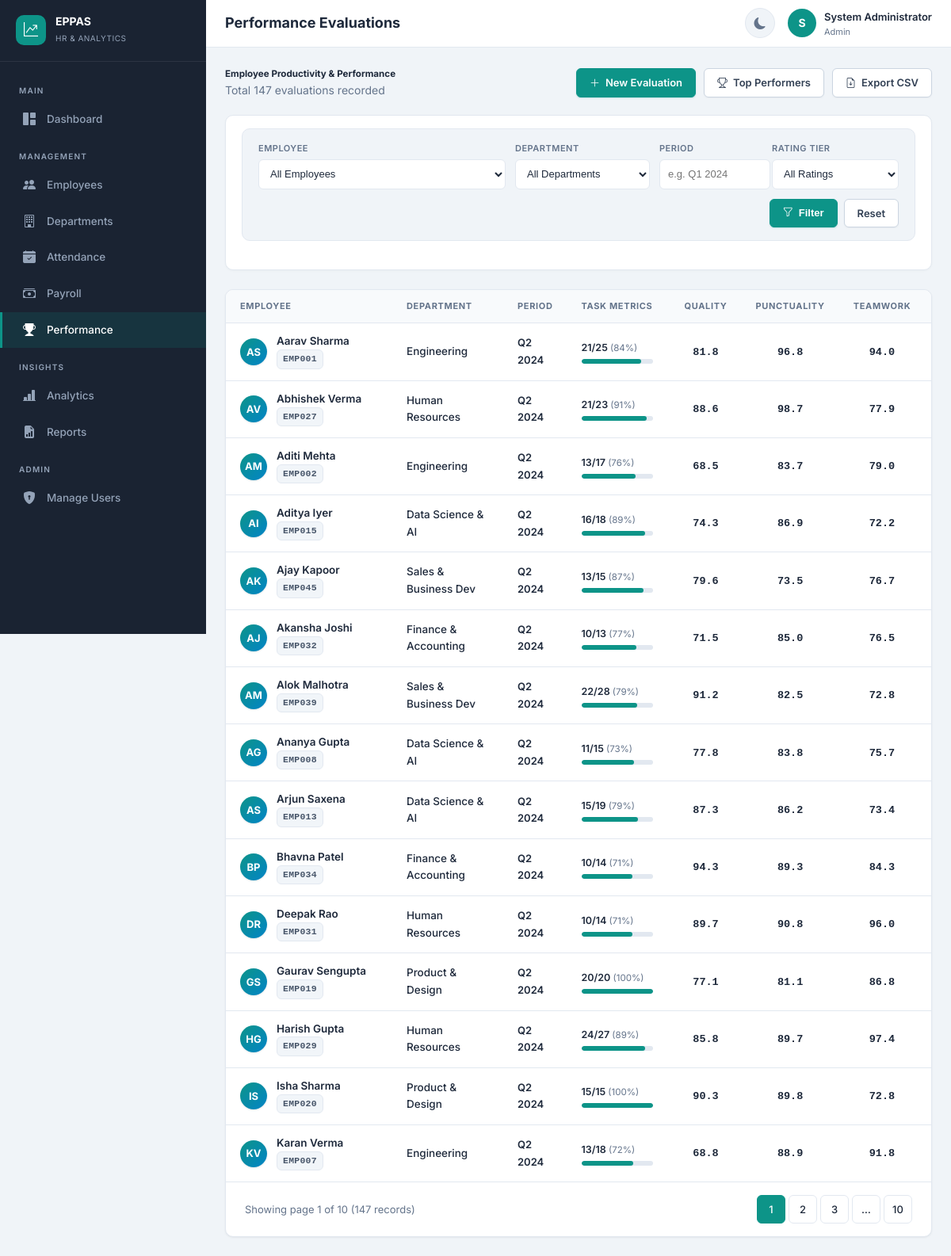
Screenshot of /performance/ (signed in) with the database file from the repository.
### app/models.py (models this page shows, shortened)
class User(UserMixin, db.Model):
    __tablename__ = 'users'
    id = db.Column(db.Integer, primary_key=True)
    email = db.Column(db.String(120), unique=True, nullable=False, index=True)
    password_hash = db.Column(db.String(256), nullable=False)
    full_name = db.Column(db.String(100), nullable=False)
    role = db.Column(db.String(20), nullable=False, default='employee')  # admin, hr_manager, employee
    is_active = db.Column(db.Boolean, default=True)
    employee_id = db.Column(db.Integer, db.ForeignKey('employees.id'), nullable=True)
    created_at = db.Column(db.DateTime, default=datetime.utcnow)
    updated_at = db.Column(db.DateTime, default=datetime.utcnow, onupdate=datetime.utcnow)
    employee = db.relationship('Employee', backref='user_account', uselist=False, foreign_keys=[employee_id])
    @property
    def is_admin(self):
        return self.role == 'admin'
    @property
    def is_hr(self):
        return self.role in ('admin', 'hr_manager')

class PerformanceEvaluation(db.Model):
    __tablename__ = 'performance_evaluations'
    id = db.Column(db.Integer, primary_key=True)
    employee_id = db.Column(db.Integer, db.ForeignKey('employees.id'), nullable=False)
    evaluation_period = db.Column(db.String(50), nullable=False)  # e.g., "Q1 2024", "Jan 2024"
    period_start = db.Column(db.Date, nullable=False)
    period_end = db.Column(db.Date, nullable=False)
    tasks_assigned = db.Column(db.Integer, default=0)
    tasks_completed = db.Column(db.Integer, default=0)
    task_completion_pct = db.Column(db.Float, default=0)
    quality_score = db.Column(db.Float, default=0)  # 0-100
    punctuality_score = db.Column(db.Float, default=0)  # 0-100
    teamwork_score = db.Column(db.Float, default=0)  # 0-100
    manager_feedback = db.Column(db.Text, nullable=True)
    overall_score = db.Column(db.Float, default=0)
    rating = db.Column(db.String(30), default='Needs Improvement')
    evaluated_by = db.Column(db.Integer, db.ForeignKey('users.id'), nullable=True)
    created_at = db.Column(db.DateTime, default=datetime.utcnow)
    updated_at = db.Column(db.DateTime, default=datetime.utcnow, onupdate=datetime.utcnow)
    evaluator = db.relationship('User', foreign_keys=[evaluated_by])

class Employee(db.Model):
    __tablename__ = 'employees'
    id = db.Column(db.Integer, primary_key=True)
    employee_code = db.Column(db.String(20), unique=True, nullable=False, index=True)
    full_name = db.Column(db.String(100), nullable=False)
    email = db.Column(db.String(120), unique=True, nullable=False, index=True)
    phone = db.Column(db.String(20), nullable=True)
    department_id = db.Column(db.Integer, db.ForeignKey('departments.id'), nullable=False)
    designation = db.Column(db.String(100), nullable=False)
    date_of_joining = db.Column(db.Date, nullable=False)
    employment_status = db.Column(db.String(20), default='active')  # active, inactive, on_leave, terminated
    basic_salary = db.Column(db.Float, nullable=False, default=0)
    hra = db.Column(db.Float, default=0)  # House Rent Allowance
    other_allowances = db.Column(db.Float, default=0)
    tax_deduction = db.Column(db.Float, default=0)
    pf_deduction = db.Column(db.Float, default=0)  # Provident Fund
    other_deductions = db.Column(db.Float, default=0)
    manager_id = db.Column(db.Integer, db.ForeignKey('employees.id'), nullable=True)
    work_location = db.Column(db.String(100), default='Main Office')
    created_at = db.Column(db.DateTime, default=datetime.utcnow)
    updated_at = db.Column(db.DateTime, default=datetime.utcnow, onupdate=datetime.utcnow)
    manager = db.relationship('Employee', remote_side=[id], backref='subordinates')
    attendance_records = db.relationship('Attendance', backref='employee', lazy='dynamic', cascade='all, delete-orphan')
    payroll_records = db.relationship('Payroll', backref='employee', lazy='dynamic', cascade='all, delete-orphan')
    performance_records = db.relationship('PerformanceEvaluation', backref='employee', lazy='dynamic', cascade='all, delete-orphan')
    @property
    def initials(self):
        if not self.full_name:
            return "EP"
        parts = self.full_name.strip().split()
        if len(parts) >= 2:
            return f"{parts[0][0]}{parts[-1][0]}".upper()
        return self.full_name[:2].upper()

class Department(db.Model):
    __tablename__ = 'departments'
    id = db.Column(db.Integer, primary_key=True)
    name = db.Column(db.String(100), unique=True, nullable=False)
    description = db.Column(db.Text, nullable=True)
    created_at = db.Column(db.DateTime, default=datetime.utcnow)
    employees = db.relationship('Employee', backref='department', lazy='dynamic')

### app/performance/routes.py (the view, shortened to what this page needs)
@performance_bp.route('/')
@login_required
def performance_list():
    page = request.args.get('page', 1, type=int)
    emp_filter = request.args.get('employee_id', '', type=str)
    dept_filter = request.args.get('department', '', type=str)
    period_filter = request.args.get('period', '', type=str)
    rating_filter = request.args.get('rating', '', type=str)
    query = PerformanceEvaluation.query.join(Employee)
    if emp_filter:
        query = query.filter(PerformanceEvaluation.employee_id == emp_filter)
    if dept_filter:
        query = query.filter(Employee.department_id == dept_filter)
    if period_filter:
        query = query.filter(PerformanceEvaluation.evaluation_period.ilike(f'%{period_filter}%'))
    if rating_filter:
        query = query.filter(PerformanceEvaluation.rating == rating_filter)
    records = query.order_by(PerformanceEvaluation.period_end.desc(), Employee.full_name).paginate(
        page=page, per_page=15, error_out=False)
    employees = Employee.query.filter_by(employment_status='active').order_by(Employee.full_name).all()
    departments = Department.query.order_by(Department.name).all()
    return render_template('performance/list.html', records=records,
                          employees=employees, departments=departments,
                          emp_filter=emp_filter, dept_filter=dept_filter,
                          period_filter=period_filter, rating_filter=rating_filter)

### app/templates/performance/list.html (shortened to what this page needs)
{% extends "base.html" %}
{% block page_title %}Performance Evaluations{% endblock %}
{% block content %}
<div style="display:flex;justify-content:space-between;align-items:center;margin-bottom:20px;flex-wrap:wrap;gap:12px;">
  <div>
    <h5 style="margin:0;font-weight:700;">Employee Productivity &amp; Performance</h5>
    <span class="text-muted">Total {{ records.total }} evaluations recorded</span>
  </div>
  <div style="display:flex;gap:10px;flex-wrap:wrap;">
    {% if current_user.is_hr %}
    <a href="{{ url_for('performance.add_evaluation') }}" class="btn btn-primary">
      <i class="bi bi-plus-lg"></i> New Evaluation
    </a>
    <a href="{{ url_for('performance.top_performers') }}" class="btn btn-secondary">
      <i class="bi bi-trophy"></i> Top Performers
    </a>
    <a href="{{ url_for('reports.performance_csv') }}" class="btn btn-secondary">
      <i class="bi bi-file-earmark-arrow-down"></i> Export CSV
    </a>
    {% endif %}
  </div>
</div>
<div class="filter-card">
  <form class="filter-bar" method="GET">
    {% if current_user.is_hr %}
    <div class="filter-group" style="flex:1;min-width:180px;">
      <label>Employee</label>
      <select name="employee_id">
        <option value="">All Employees</option>
      </select>
    </div>
    <div class="filter-group" style="width:170px;">
      <label>Department</label>
      <select name="department">
        <option value="">All Departments</option>
      </select>
    </div>
    {% endif %}
    <div class="filter-group" style="width:130px;">
      <label>Period</label>
      <input type="text" name="period" placeholder="e.g. Q1 2024" value="{{ period_filter }}">
    </div>
    <div class="filter-group" style="width:160px;">
      <label>Rating Tier</label>
      <select name="rating">
        <option value="">All Ratings</option>
      </select>
    </div>
    <div class="filter-actions">
      <button type="submit" class="btn btn-primary"><i class="bi bi-funnel"></i> Filter</button>
      <a href="{{ url_for('performance.performance_list') }}" class="btn btn-secondary">Reset</a>
    </div>
  </form>
</div>
<div class="card">
  <div class="table-container">
    <table class="data-table">
      <thead>
        <tr>
          <th style="min-width:210px;">Employee</th>
          <th style="min-width:140px;">Department</th>
          <th style="width:95px;">Period</th>
          <th style="min-width:130px;">Task Metrics</th>
          <th style="width:85px;text-align:center;">Quality</th>
          <th style="width:85px;text-align:center;">Punctuality</th>
          <th style="width:85px;text-align:center;">Teamwork</th>
          <th style="width:105px;text-align:center;">Overall</th>
        </tr>
      </thead>
      <tbody>
        {% for r in records.items %}
        <tr>
          <td>
            <div class="emp-cell">
              <div class="emp-avatar">{{ r.employee.initials }}</div>
              <div class="emp-name-wrap">
                <span class="emp-name">{{ r.employee.full_name }}</span>
                <span class="emp-sub"><span class="code-chip">{{ r.employee.employee_code }}</span></span>
              </div>
            </div>
          </td>
          <td><span style="font-weight:500;">{{ r.employee.department.name }}</span></td>
          <td><span style="font-weight:600;font-size:13px;">{{ r.evaluation_period }}</span></td>
          <td>
            <div style="font-weight:600;font-size:12.5px;">
              {{ r.tasks_completed }}/{{ r.tasks_assigned }} <span class="text-muted" style="font-weight:400;font-size:11.5px;">({{ "{:.0f}%".format(r.task_completion_pct) }})</span>
            </div>
            <div class="task-bar-wrap">
              <div class="task-bar-fill" style="width: {{ [r.task_completion_pct, 100]|min }}%;"></div>
            </div>
          </td>
          <td style="text-align:center;"><span class="font-mono" style="font-weight:600;">{{ "{:.1f}".format(r.quality_score) }}</span></td>
          <td style="text-align:center;"><span class="font-mono" style="font-weight:600;">{{ "{:.1f}".format(r.punctuality_score) }}</span></td>
          <td style="text-align:center;"><span class="font-mono" style="font-weight:600;">{{ "{:.1f}".format(r.teamwork_score) }}</span></td>
          <td style="text-align:center;">
          </td>
            {% set r_cls = r.rating.lower().replace(' ', '-') %}
        </tr>
        {% endfor %}
      </tbody>
    </table>
  </div>
  {% if records.pages > 1 %}
  <div style="display:flex;justify-content:space-between;align-items:center;padding:16px 24px;border-top:1px solid var(--border);">
    <span class="text-muted" style="font-size:13px;">
      Showing page {{ records.page }} of {{ records.pages }} ({{ records.total }} records)
    </span>
    <ul class="pagination" style="margin:0;">
      {% for p in records.iter_pages(left_edge=1, right_edge=1, left_current=2, right_current=2) %}
        {% if p %}
        <li class="page-item {% if p == records.page %}active{% endif %}">
          <a class="page-link" href="{{ url_for('performance.performance_list', page=p, employee_id=emp_filter, department=dept_filter, period=period_filter, rating=rating_filter) }}">{{ p }}</a>
        </li>
        {% else %}<li class="page-item"><span class="page-link">…</span></li>{% endif %}
      {% endfor %}
    </ul>
  </div>
  {% endif %}
</div>
{% endblock %}

### app/templates/base.html (shortened to what this page needs)
<!DOCTYPE html>
<html lang="en" data-theme="light">
<head>
  <link href="https://cdn.jsdelivr.net/npm/bootstrap-icons@1.11.2/font/bootstrap-icons.css" rel="stylesheet">
  <link href="{{ url_for('static', filename='css/style.css') }}" rel="stylesheet">
</head>
<body>
  {% if current_user.is_authenticated %}
  <nav class="sidebar" id="sidebar">
    <div class="sidebar-brand">
      <div class="brand-icon"><i class="bi bi-graph-up-arrow"></i></div>
      <div>
        <h5>EPPAS</h5>
        <small>HR &amp; Analytics</small>
      </div>
    </div>
    <div class="sidebar-nav">
      <div class="nav-section">Main</div>
      <a class="nav-link {% if request.endpoint == 'analytics.dashboard' %}active{% endif %}" href="{{ url_for('analytics.dashboard') }}">
        <i class="bi bi-grid-1x2-fill"></i> Dashboard
      </a>
      <div class="nav-section">Management</div>
      {% if current_user.is_hr %}
      <a class="nav-link {% if 'employees' in request.endpoint|default('') %}active{% endif %}" href="{{ url_for('employees.employee_list') }}">
        <i class="bi bi-people-fill"></i> Employees
      </a>
      <a class="nav-link {% if request.endpoint == 'employees.department_list' %}active{% endif %}" href="{{ url_for('employees.department_list') }}">
        <i class="bi bi-building"></i> Departments
      </a>
      {% endif %}
      <a class="nav-link {% if 'attendance' in request.endpoint|default('') %}active{% endif %}" href="{{ url_for('attendance.attendance_list') }}">
        <i class="bi bi-calendar-check-fill"></i> Attendance
      </a>
      <a class="nav-link {% if 'payroll' in request.endpoint|default('') %}active{% endif %}" href="{{ url_for('payroll.payroll_list') }}">
        <i class="bi bi-cash-stack"></i> Payroll
      </a>
      <a class="nav-link {% if 'performance' in request.endpoint|default('') %}active{% endif %}" href="{{ url_for('performance.performance_list') }}">
        <i class="bi bi-trophy-fill"></i> Performance
      </a>
      {% if current_user.is_hr %}
      <div class="nav-section">Insights</div>
      <a class="nav-link {% if request.endpoint == 'analytics.analytics_detail' %}active{% endif %}" href="{{ url_for('analytics.analytics_detail') }}">
        <i class="bi bi-bar-chart-line-fill"></i> Analytics
      </a>
      <a class="nav-link {% if 'reports' in request.endpoint|default('') %}active{% endif %}" href="{{ url_for('reports.reports_index') }}">
        <i class="bi bi-file-earmark-bar-graph-fill"></i> Reports
      </a>
      {% endif %}
      {% if current_user.is_admin %}
      <div class="nav-section">Admin</div>
      <a class="nav-link {% if request.endpoint == 'auth.manage_users' %}active{% endif %}" href="{{ url_for('auth.manage_users') }}">
        <i class="bi bi-shield-lock-fill"></i> Manage Users
      </a>
      {% endif %}
    </div>
  </nav>
  <header class="topbar">
    <div style="display:flex;align-items:center;gap:12px;">
      <span class="page-title">{% block page_title %}Dashboard{% endblock %}</span>
    </div>
    <div class="topbar-actions">
      <button class="btn-icon" id="themeToggle" title="Toggle theme"><i class="bi bi-moon-fill"></i></button>
      <div class="user-menu dropdown" style="position:relative;">
        <div class="user-avatar" onclick="document.getElementById('userDropdown').classList.toggle('show')">
          {{ current_user.full_name[0]|upper }}
        </div>
        <div class="user-info" onclick="document.getElementById('userDropdown').classList.toggle('show')" style="cursor:pointer">
          <span>{{ current_user.full_name }}</span>
          <small>{{ current_user.role|replace('_', ' ')|title }}</small>
        </div>
      </div>
    </div>
  </header>
  <main class="main-content">
    <div class="content-wrapper">
      {% block content %}{% endblock %}
    </div>
  </main>
  {% else %}
    {% block public_content %}{% endblock %}
  {% endif %}
</body>
</html>

### rows the page displays
User: full_name "S", full_name "System Administrator", role "Admin"
PerformanceEvaluation: employee.initials "AS", employee.full_name "Aarav Sharma", employee.employee_code "EMP001", employee.department.name "Engineering", evaluation_period "Q2 2024", tasks_completed "21", tasks_assigned "25", task_completion_pct "84%", {{ [r.task_completion_pct, 100]|min }} 84.0 (drawn), quality_score "81.8", punctuality_score "96.8", teamwork_score "94.0"
PerformanceEvaluation: employee.initials "AV", employee.full_name "Abhishek Verma", employee.employee_code "EMP027", employee.department.name "Human Resources", evaluation_period "Q2 2024", tasks_completed "21", tasks_assigned "23", task_completion_pct "91%", {{ [r.task_completion_pct, 100]|min }} 91.30434782608695 (drawn), quality_score "88.6", punctuality_score "98.7", teamwork_score "77.9"
PerformanceEvaluation: employee.initials "AM", employee.full_name "Aditi Mehta", employee.employee_code "EMP002", employee.department.name "Engineering", evaluation_period "Q2 2024", tasks_completed "13", tasks_assigned "17", task_completion_pct "76%", {{ [r.task_completion_pct, 100]|min }} 76.47058823529412 (drawn), quality_score "68.5", punctuality_score "83.7", teamwork_score "79.0"
PerformanceEvaluation: employee.initials "AI", employee.full_name "Aditya Iyer", employee.employee_code "EMP015", employee.department.name "Data Science & AI", evaluation_period "Q2 2024", tasks_completed "16", tasks_assigned "18", task_completion_pct "89%", {{ [r.task_completion_pct, 100]|min }} 88.88888888888889 (drawn), quality_score "74.3", punctuality_score "86.9", teamwork_score "72.2"
PerformanceEvaluation: employee.initials "AK", employee.full_name "Ajay Kapoor", employee.employee_code "EMP045", employee.department.name "Sales & Business Dev", evaluation_period "Q2 2024", tasks_completed "13", tasks_assigned "15", task_completion_pct "87%", {{ [r.task_completion_pct, 100]|min }} 86.66666666666667 (drawn), quality_score "79.6", punctuality_score "73.5", teamwork_score "76.7"
PerformanceEvaluation: employee.initials "AJ", employee.full_name "Akansha Joshi", employee.employee_code "EMP032", employee.department.name "Finance & Accounting", evaluation_period "Q2 2024", tasks_completed "10", tasks_assigned "13", task_completion_pct "77%", {{ [r.task_completion_pct, 100]|min }} 76.92307692307693 (drawn), quality_score "71.5", punctuality_score "85.0", teamwork_score "76.5"
PerformanceEvaluation: employee.initials "AM", employee.full_name "Alok Malhotra", employee.employee_code "EMP039", employee.department.name "Sales & Business Dev", evaluation_period "Q2 2024", tasks_completed "22", tasks_assigned "28", task_completion_pct "79%", {{ [r.task_completion_pct, 100]|min }} 78.57142857142857 (drawn), quality_score "91.2", punctuality_score "82.5", teamwork_score "72.8"
PerformanceEvaluation: employee.initials "AG", employee.full_name "Ananya Gupta", employee.employee_code "EMP008", employee.department.name "Data Science & AI", evaluation_period "Q2 2024", tasks_completed "11", tasks_assigned "15", task_completion_pct "73%", {{ [r.task_completion_pct, 100]|min }} 73.33333333333333 (drawn), quality_score "77.8", punctuality_score "83.8", teamwork_score "75.7"
PerformanceEvaluation: employee.initials "AS", employee.full_name "Arjun Saxena", employee.employee_code "EMP013", employee.department.name "Data Science & AI", evaluation_period "Q2 2024", tasks_completed "15", tasks_assigned "19", task_completion_pct "79%", {{ [r.task_completion_pct, 100]|min }} 78.94736842105263 (drawn), quality_score "87.3", punctuality_score "86.2", teamwork_score "73.4"
PerformanceEvaluation: employee.initials "BP", employee.full_name "Bhavna Patel", employee.employee_code "EMP034", employee.department.name "Finance & Accounting", evaluation_period "Q2 2024", tasks_completed "10", tasks_assigned "14", task_completion_pct "71%", {{ [r.task_completion_pct, 100]|min }} 71.42857142857143 (drawn), quality_score "94.3", punctuality_score "89.3", teamwork_score "84.3"
PerformanceEvaluation: employee.initials "DR", employee.full_name "Deepak Rao", employee.employee_code "EMP031", employee.department.name "Human Resources", evaluation_period "Q2 2024", tasks_completed "10", tasks_assigned "14", task_completion_pct "71%", {{ [r.task_completion_pct, 100]|min }} 71.42857142857143 (drawn), quality_score "89.7", punctuality_score "90.8", teamwork_score "96.0"
PerformanceEvaluation: employee.initials "GS", employee.full_name "Gaurav Sengupta", employee.employee_code "EMP019", employee.department.name "Product & Design", evaluation_period "Q2 2024", tasks_completed "20", tasks_assigned "20", task_completion_pct "100%", {{ [r.task_completion_pct, 100]|min }} 100.0 (drawn), quality_score "77.1", punctuality_score "81.1", teamwork_score "86.8"
PerformanceEvaluation: employee.initials "HG", employee.full_name "Harish Gupta", employee.employee_code "EMP029", employee.department.name "Human Resources", evaluation_period "Q2 2024", tasks_completed "24", tasks_assigned "27", task_completion_pct "89%", {{ [r.task_completion_pct, 100]|min }} 88.88888888888889 (drawn), quality_score "85.8", punctuality_score "89.7", teamwork_score "97.4"
PerformanceEvaluation: employee.initials "IS", employee.full_name "Isha Sharma", employee.employee_code "EMP020", employee.department.name "Product & Design", evaluation_period "Q2 2024", tasks_completed "15", tasks_assigned "15", task_completion_pct "100%", {{ [r.task_completion_pct, 100]|min }} 100.0 (drawn), quality_score "90.3", punctuality_score "89.8", teamwork_score "72.8"
PerformanceEvaluation: employee.initials "KV", employee.full_name "Karan Verma", employee.employee_code "EMP007", employee.department.name "Engineering", evaluation_period "Q2 2024", tasks_completed "13", tasks_assigned "18", task_completion_pct "72%", {{ [r.task_completion_pct, 100]|min }} 72.22222222222221 (drawn), quality_score "68.8", punctuality_score "88.9", teamwork_score "91.8"

### other values shown
{{ records.total }} "147"
{{ records.page }} "1"
{{ records.pages }} "10"
{{ p }} "1" "2" "3" "10"
